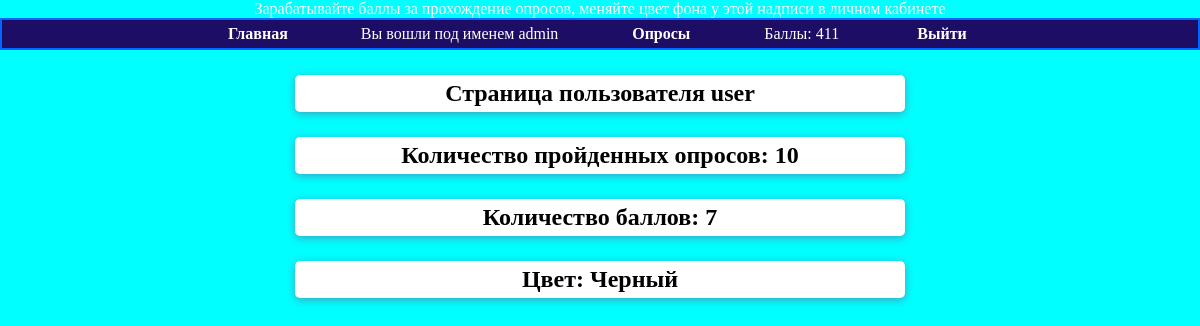
The app's page /user-detail/1/ (signed in) with its own data.
### base/models.py (models this page shows, shortened)
class MyUser(AbstractBaseUser):
    login = models.CharField(
        verbose_name='Логин',
        max_length=20,
        unique=True,
        null=True,
    )
    chain = models.PositiveIntegerField(default=0, verbose_name='Валюта')
    user_color = models.ForeignKey(UserColor, on_delete=models.CASCADE, null=True, verbose_name='Цвет')
    count_of_tests = models.PositiveIntegerField(default=0, verbose_name='Количество пройденных тестов')
    is_active = models.BooleanField(default=True)
    is_admin = models.BooleanField(default=False)
    objects = MyUserManager()
    USERNAME_FIELD = 'login'
    class Meta:
        verbose_name = 'Пользователя'
        verbose_name_plural = 'Список пользователей'

class UserColor(models.Model):
    color = models.CharField(max_length=40, unique=True)
    color_rus_name = models.CharField(max_length=50, null=True)
    color_price = models.IntegerField(null=True, default=0)
    def __str__(self):
        return self.color
    class Meta:
        verbose_name = 'цвет'
        verbose_name_plural = 'Список цветов'

### base/views.py (the view)
# urls.py: path('user-detail/<int:user_id>/', views.user_detail, name='user-detail'),
def user_detail(request, user_id):
    member = MyUser.objects.get(id=user_id)
    return render(request, 'base/user_detail.html', {
        'member': member,
    })

### base/templates/base/user_detail.html (shortened to what this page needs)
{% extends 'base.html' %}
{% block content %}
    <h2>Страница пользователя {{ member.login }}</h2>
    <h2>Количество пройденных опросов: {{ member.count_of_tests }}</h2>
    <h2>Количество баллов: {{ member.chain }}</h2>
    <h2>Цвет: {% if not member.user_color %}
        Белый {% else %}{{ member.user_color.color_rus_name|default:member.user_color }}
    {% endif %} </h2>
{% endblock content %}

### templates/base.html (shortened to what this page needs)
{% load static %}
<!DOCTYPE html>
<html lang="en">
<head>
    <link rel="stylesheet" href=" {% static 'css/base.css' %}">
</head>
<body id="change-color">
<div id="change-color">
    <span id="change-color" class="text">Зарабатывайте баллы за прохождение опросов, меняйте цвет фона у этой надписи в личном кабинете</span><br>
    <ul id="navbar">
        {% if user.is_authenticated %}
            <li {% if section == "home" %}class="selected"{% endif %}>
                <a href="{% url "home" %}">Главная</a>
            </li>
            <li> Вы вошли под именем {{ request.user.login }}
            <li><a href="{% url 'list_questions' %}">Опросы</a></li>
            <li>Баллы: {{ user.chain }}</li>
            <li><a href="{% url 'logout' %}">Выйти</a></li>
        {% else %}
            <li><a href="{% url "login" %}">Войти</a></li>
            <li><a href="{% url 'signup' %}">Регистрация</a></li>
            <li><a href="{% url 'home' %}">Главная</a></li>
        {% endif %}
    </ul>
</div>
<div id="content">
    {% block content %}
    {% endblock %}
</div>
</body>
</html>

### static/css/base.css (style rules this page uses)
body { height: 100%; padding: 0; margin: 0; color: gray; }
html { background-size: cover; }
h1, h2 { background-color: white; color: black; width: 50%; margin: 25px auto 5px; text-align: center; padding: 5px; border-radius: 5px; box-shadow: 0 2px 8px #3ca3c1; }
li { list-style-type: none; color: white; }
a { text-decoration: none; }
#navbar { margin: 0; padding: 0; list-style-type: none; }
#navbar li { display: inline; }
#navbar { margin: 0; padding: 0; list-style-type: none; border: 2px solid #0066FF; text-align: center; background-color: #1d0d64; }
#navbar a { color: #fff; padding: 5px 10px; text-decoration: none; font-weight: bold; display: inline-block; width: 130px; margin-right: 2%; margin-left: 2%; }
#change-color { text-align: center; }

### records on screen
MyUser: user.login "admin", chain "411"
MyUser: login "user", count_of_tests "10", chain "7", user_color.color_rus_name "Черный"
